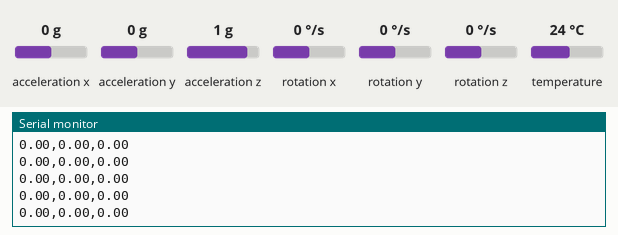
The sketch below on a simulated ESP32. On the bench: the last lines printed to the serial monitor. Inputs (shaded band) come from the test bench; at power-on: acceleration x 0 g, acceleration y 0 g, acceleration z 1 g, rotation x 0 °/s, rotation y 0 °/s, rotation z 0 °/s, temperature 24 °C.

Above: at 1.3 s.
1.4 s: acceleration x set to -1.4 g
At 2.3 s:
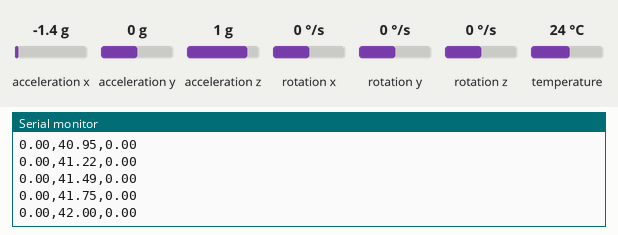
2.9 s: acceleration y set to -1.4 g
At 3.9 s:
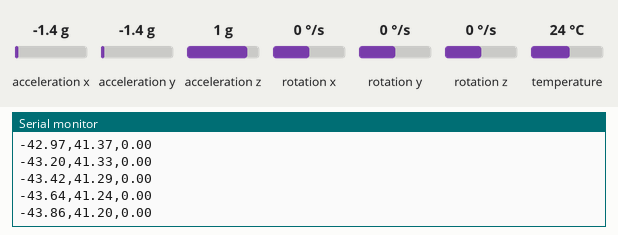
4.4 s: acceleration z set to -1.4 g
At 5.4 s:
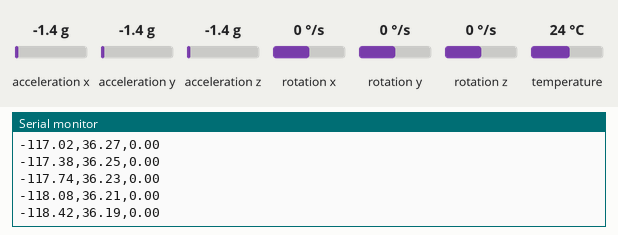
5.9 s: acceleration y set to 0.8 g
At 6.9 s:
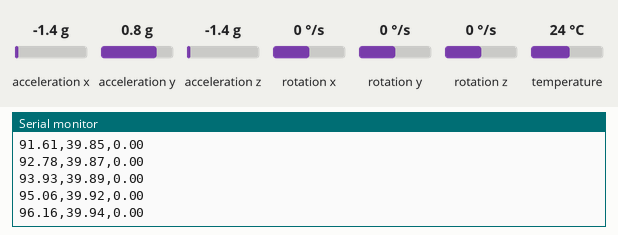
8.9 s: rotation x set to -192 °/s
At 9.6 s:
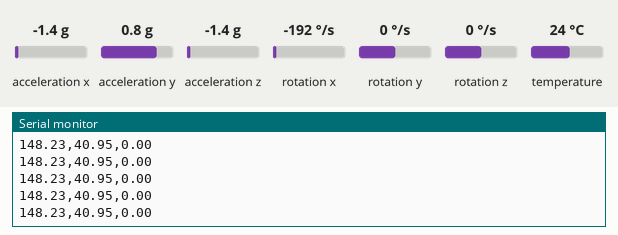
Timing chart, 0 to 11.4 s (numbered marks = the images above; inputs shaded):
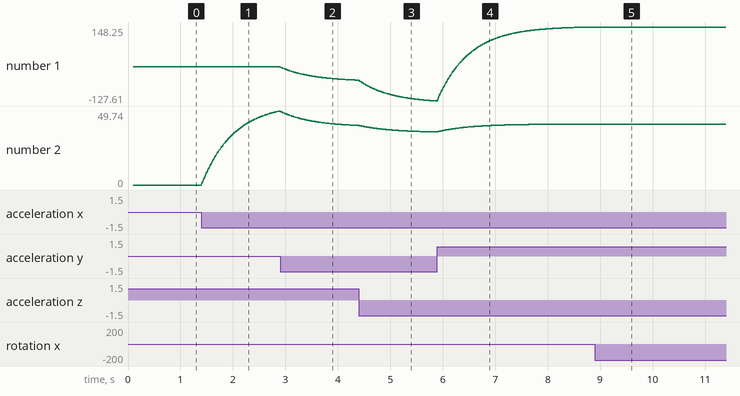

The sketch:

imu_complementary.ino
```cpp
// Custom Complementary Filter for MPU-6050 on ESP32

#include <Adafruit_MPU6050.h>
#include <Adafruit_Sensor.h>
#include <Wire.h>

Adafruit_MPU6050 mpu;

#define ALPHA 0.98
#define PI 3.141592f
float roll = 0.0f, pitch = 0.0f, yaw = 0.0f;
unsigned long microsPrevious;

// Complementary functions to be used later

void accelAngles(float ax, float ay, float az, float* accelRoll, float* accelPitch) {
  float norm = sqrt(ax * ax + ay * ay + az * az);

  if (norm > 0.1f) {
    ax /= norm;
    ay /= norm;
    az /= norm;

    *accelRoll = atan2(ay, az);
    *accelPitch = -atan2(ax, sqrt(ay * ay + az * az));
  }
}

void complementaryFilterUpdate(float gx, float gy, float gz, float ax, float ay, float az, float dt) {
  float accelRoll, accelPitch;
  accelAngles(ax, ay, az, &accelRoll, &accelPitch);

  float gyroRoll = roll + gx * dt;
  float gyroPitch = pitch + gy * dt;
  float gyroYaw = yaw + gz * dt;

  roll = ALPHA * gyroRoll + (1.0f - ALPHA) * accelRoll;
  pitch = ALPHA * gyroPitch + (1.0f - ALPHA) * accelPitch;
  yaw = gyroYaw;

  if (roll > PI) roll -= 2 * PI;
  if (roll < -PI) roll += 2 * PI;
  if (pitch > PI) pitch -= 2 * PI;
  if (pitch < -PI) pitch += 2 * PI;
  if (yaw > PI) yaw -= 2 * PI;
  if (yaw < -PI) yaw += 2 * PI;
}

void setup(void) {
  Serial.begin(115200);
    // Pins 21, 22 for SCL and SDA
  Wire.begin(21, 22);

  if (!mpu.begin()) {
    Serial.println("Failed to find MPU6050 chip");
    while (1) { delay(10); }
  }
  Serial.println("MPU6050 Found!");

  mpu.setAccelerometerRange(MPU6050_RANGE_8_G);
  mpu.setGyroRange(MPU6050_RANGE_500_DEG);
  mpu.setFilterBandwidth(MPU6050_BAND_5_HZ);

  microsPrevious = micros();

  Serial.println("Complementary Filter ready. Output: Roll,Pitch,Yaw (degrees)");
  delay(100);
}

void loop() {
  sensors_event_t a, g, temp;
  mpu.getEvent(&a, &g, &temp);

  unsigned long microsNow = micros();
  float dt = (microsNow - microsPrevious) / 1000000.0f;
  microsPrevious = microsNow;

  if (dt > 0.1f) dt = 0.01f;

  float gx = g.gyro.x * PI / 180.0f;
  float gy = g.gyro.y * PI / 180.0f;
  float gz = g.gyro.z * PI / 180.0f;

  float ax = a.acceleration.x;
  float ay = a.acceleration.y;
  float az = a.acceleration.z;

  complementaryFilterUpdate(gx, gy, gz, ax, ay, az, dt);

  Serial.print(roll * 180.0f / PI);
  Serial.print(",");
  Serial.print(pitch * 180.0f / PI);
  Serial.print(",");
  Serial.println(yaw * 180.0f / PI);

  delay(10);
}
```

Measured:
- after the input at 1.4 s, the serial monitor: prints a new line at once (image 1)
- plotted number 2: 0 → 49.74 after the input at 1.4 s
